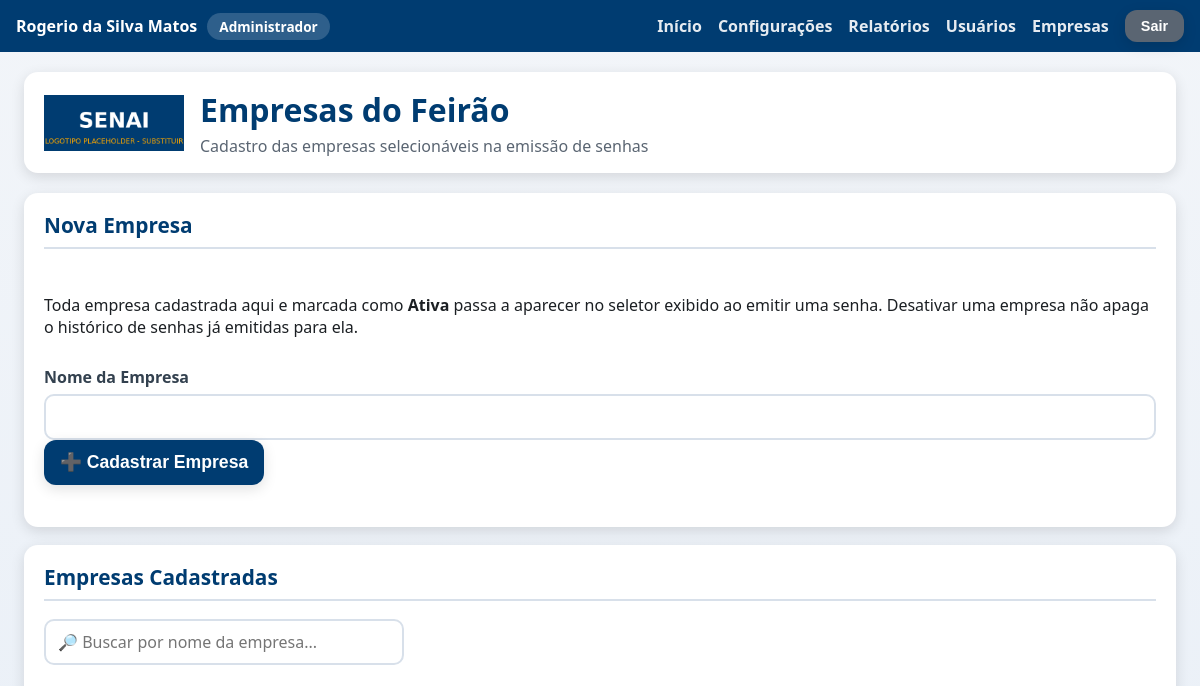
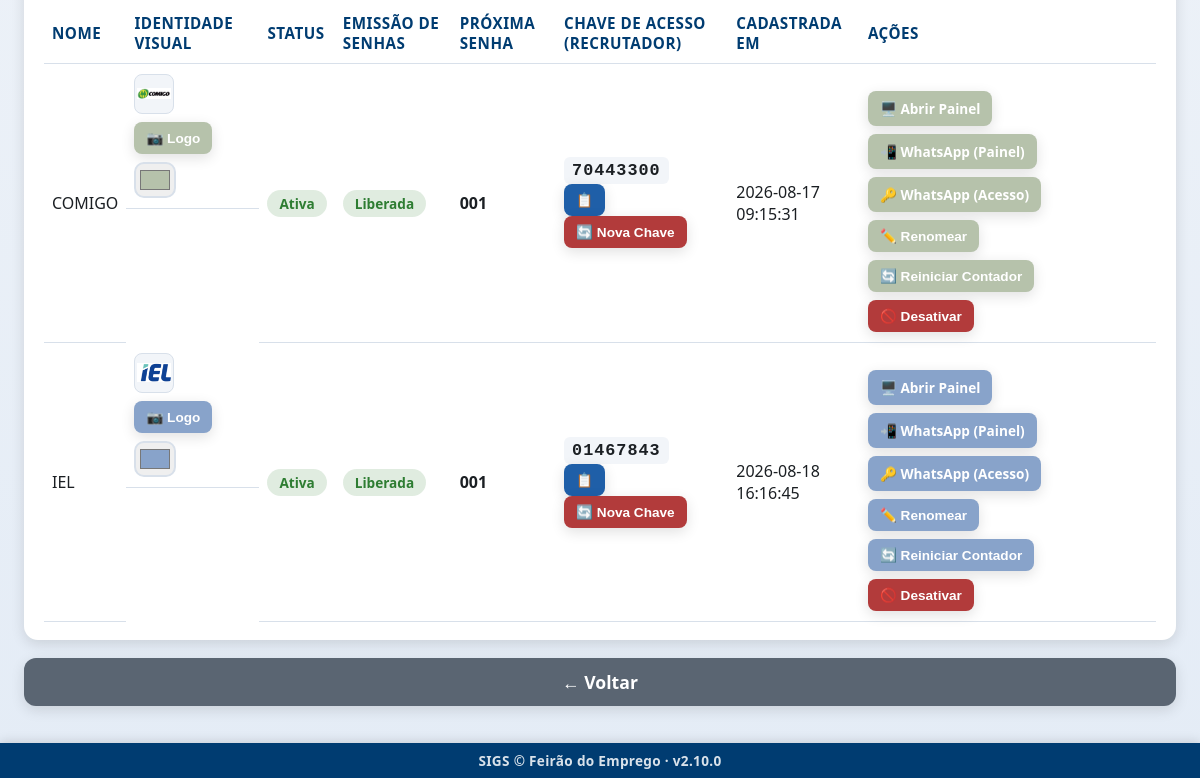
The app's page /admin/empresas (signed in), older data (2 pictures, top to bottom).
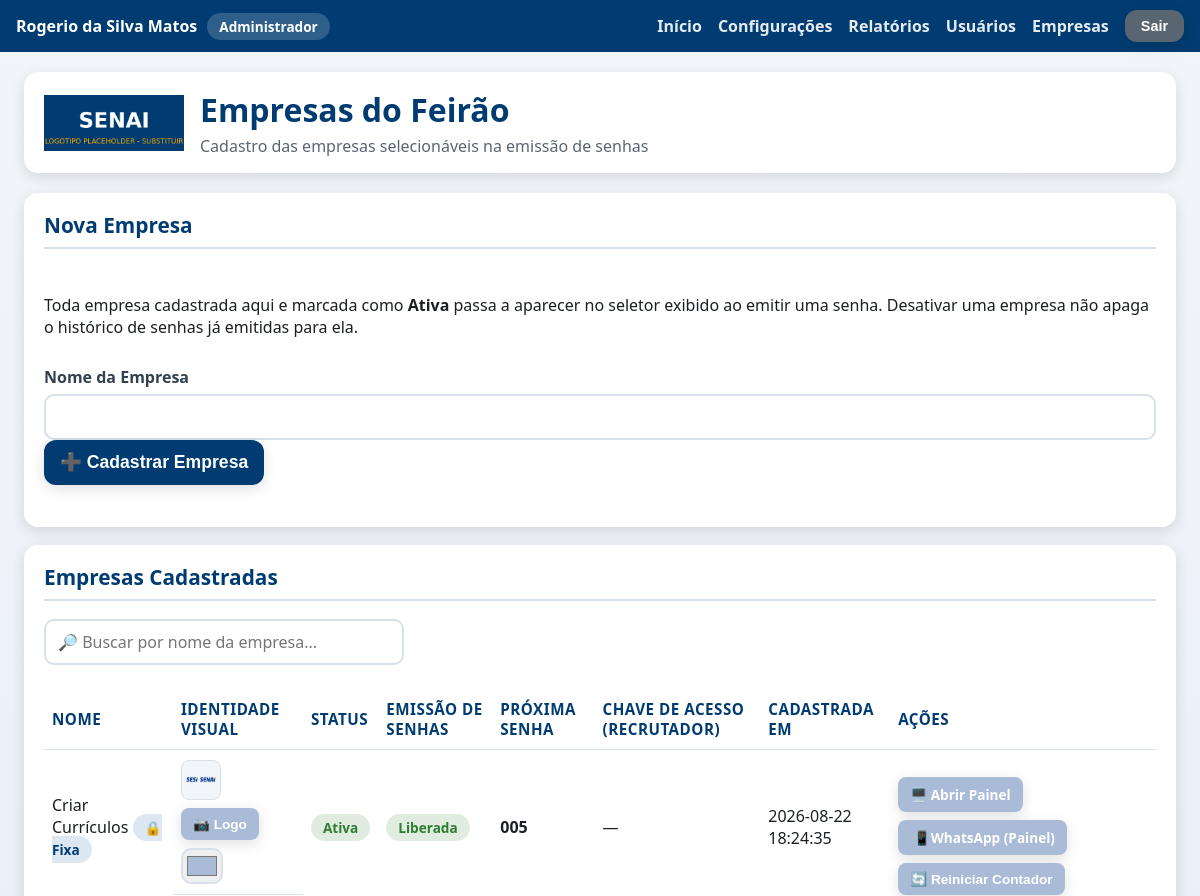
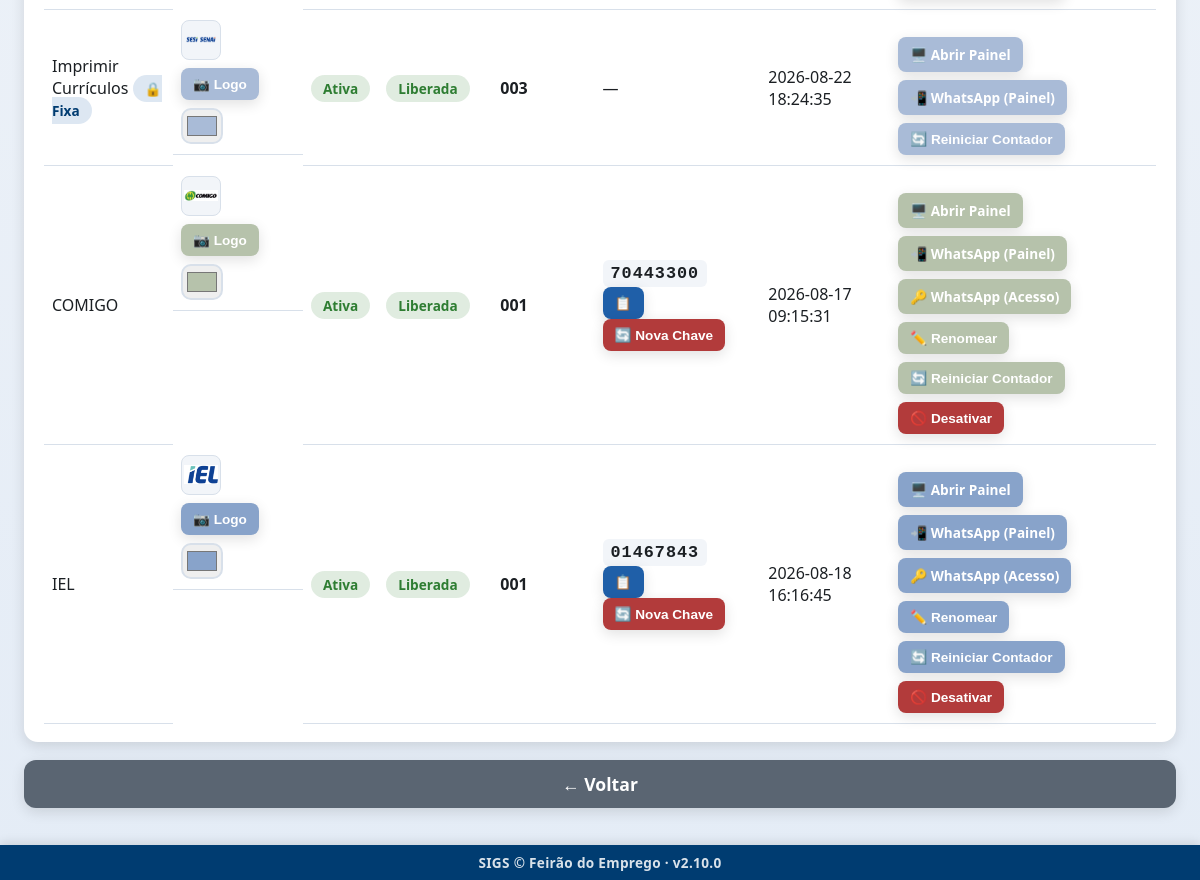
The same page, newer data (2 pictures, top to bottom).
### tables this page shows
CREATE TABLE usuarios (
            id INTEGER PRIMARY KEY AUTOINCREMENT,
            nome_completo TEXT NOT NULL,
            login TEXT NOT NULL UNIQUE,
            senha_hash TEXT NOT NULL,
            perfil TEXT NOT NULL DEFAULT 'atendente',
            ativo INTEGER NOT NULL DEFAULT 1,
            data_criacao TEXT NOT NULL,
            ultimo_login TEXT
        , empresa_id INTEGER REFERENCES empresas (id), provisionado_por_chave INTEGER NOT NULL DEFAULT 0);

CREATE TABLE empresas (
                id INTEGER PRIMARY KEY AUTOINCREMENT,
                nome TEXT NOT NULL UNIQUE,
                ativa INTEGER NOT NULL DEFAULT 1,
                data_criacao TEXT NOT NULL
            , logo_path TEXT, cor_principal TEXT, contador_atual INTEGER NOT NULL DEFAULT 0, emissao_bloqueada_em TEXT, chave_acesso TEXT, fixa INTEGER NOT NULL DEFAULT 0);

CREATE TABLE configuracoes (
                    chave TEXT PRIMARY KEY,
                    valor TEXT NOT NULL
                );

### app.py (the view)
@app.route("/admin/empresas")
@auth.login_required
@auth.admin_required
def empresas_tela():
    empresas = database.listar_empresas()
    return render_template(
        "empresas.html",
        config=config_manager.obter_todas(),
        empresas=empresas,
    )

### app.py (called while the page is built)
@app.context_processor
def injetar_usuario_logado():
    usuario_sessao = auth.usuario_logado()
    identidade_empresa = None
    if usuario_sessao and usuario_sessao.get("perfil") == PerfilUsuario.RECRUTADOR:
        empresa_id = usuario_sessao.get("empresa_id")
        if empresa_id:
            empresa = database.obter_empresa_por_id(empresa_id)
            if empresa and (empresa.logo_path or empresa.cor_principal):
                identidade_empresa = {"logo_path": empresa.logo_path, "cor": empresa.cor_principal}
    return {
        "usuario_logado": usuario_sessao,
        "eh_admin": auth.eh_admin(),
        "sigs_versao": SIGS_VERSAO,
        "identidade_empresa": identidade_empresa,
    }

### auth.py (called while the page is built)
def usuario_logado() -> Optional[dict]:
    usuario_id = session.get(CHAVE_SESSAO_USUARIO_ID)
    if usuario_id is None:
        return None
    return {
        "id": usuario_id,
        "nome_completo": session.get(CHAVE_SESSAO_NOME),
        "login": session.get(CHAVE_SESSAO_LOGIN),
        "perfil": session.get(CHAVE_SESSAO_PERFIL),
        "guiche": session.get(CHAVE_SESSAO_GUICHE),
        "empresa_id": session.get(CHAVE_SESSAO_EMPRESA_ID),
        "empresa_nome": session.get(CHAVE_SESSAO_EMPRESA_NOME),
    }

def eh_admin() -> bool:
    return session.get(CHAVE_SESSAO_PERFIL) == PerfilUsuario.ADMIN

def admin_required(funcao_view):
    @wraps(funcao_view)
    def wrapper(*args, **kwargs):
        if not eh_admin():
            if _requisicao_eh_api():
                return jsonify({"sucesso": False, "erro": "Acesso restrito a administradores."}), 403
            flash("Esta área é restrita a administradores.", "erro")
            return redirect(url_for("index"))
        return funcao_view(*args, **kwargs)
    return wrapper

### config.py (called while the page is built)
    def _conectar(self) -> sqlite3.Connection:
        conexao = sqlite3.connect(str(DATABASE_PATH), timeout=10, check_same_thread=False)
        conexao.row_factory = sqlite3.Row
        return conexao

### database.py (called while the page is built)
@contextmanager
def get_connection() -> Generator[sqlite3.Connection, None, None]:
    conexao = sqlite3.connect(str(DATABASE_PATH), timeout=10, check_same_thread=False)
    conexao.row_factory = sqlite3.Row
    conexao.execute("PRAGMA journal_mode = WAL")
    conexao.execute("PRAGMA foreign_keys = ON")
    try:
        yield conexao
    finally:
        conexao.close()

### models.py (called while the page is built)
    def to_dict(self) -> dict:
        return asdict(self)

### templates/empresas.html (shortened to what this page needs)
{% extends "layout.html" %}
{% block conteudo %}
<div class="pagina pagina-empresas">
    <header class="cabecalho">
        <img class="logo" src="{{ url_for('static', filename='img/logo.png') }}" alt="Logo SENAI">
        <div class="titulo-evento">
            <h1>Empresas do Feirão</h1>
            <p>Cadastro das empresas selecionáveis na emissão de senhas</p>
        </div>
    </header>
    <main class="conteudo-principal">
        <section class="card card-formulario">
            <h2>Nova Empresa</h2>
            <p>
                Toda empresa cadastrada aqui e marcada como <strong>Ativa</strong>
                passa a aparecer no seletor exibido ao emitir uma senha.
                Desativar uma empresa não apaga o histórico de senhas já
                emitidas para ela.
            </p>
            <form id="form-nova-empresa">
                <div class="campos-identificacao">
                    <label>
                        Nome da Empresa
                        <input type="text" id="nova-empresa-nome" required>
                    </label>
                </div>
                <button type="submit" class="botao botao-primario">➕ Cadastrar Empresa</button>
                <div id="nova-empresa-mensagem" class="mensagem-status"></div>
            </form>
        </section>
        <section class="card">
            <h2>Empresas Cadastradas</h2>
            <input type="text" id="busca-empresas" class="campo-busca-tabela"
                   placeholder="🔎 Buscar por nome da empresa...">
            <table class="tabela-fila">
                <thead>
                    <tr>
                        <th>Nome</th>
                        <th>Identidade Visual</th>
                        <th>Status</th>
                        <th>Emissão de Senhas</th>
                        <th>Próxima Senha</th>
                        <th>Chave de Acesso (Recrutador)</th>
                        <th>Cadastrada em</th>
                        <th>Ações</th>
                    </tr>
                </thead>
                <tbody id="empresas-corpo">
                    {% for empresa in empresas %}
                    <tr data-empresa-id="{{ empresa.id }}" style="--cor-empresa: {{ empresa.cor_principal or 'var(--cor-principal-clara)' }};">
                        <td class="celula-nome-empresa">
                            {{ empresa.nome }}
                            {% if empresa.fixa %}
                            <span class="badge-fixa" title="Opção fixa do sistema — sempre disponível para o Emissor, não pode ser renomeada nem desativada.">
                                🔒 Fixa
                            </span>
                            {% endif %}
                        </td>
                        <td class="identidade-visual-empresa">
                            <img class="logo-empresa-preview"
                                 id="logo-preview-{{ empresa.id }}"
                                 src="{% if empresa.logo_path %}{{ url_for('static', filename=empresa.logo_path) }}{% else %}{{ url_for('static', filename='img/logo.png') }}{% endif %}"
                                 alt="Logo {{ empresa.nome }}">
                            <button type="button" class="botao botao-secundario botao-acao-pequeno btn-upload-logo"
                                    data-target="logo-input-{{ empresa.id }}">
                                📷 Logo
                            </button>
                            <input type="color" class="input-cor-empresa" data-empresa-id="{{ empresa.id }}"
                                   value="{{ empresa.cor_principal or '#003C71' }}" title="Cor da empresa">
                        </td>
                        <td>
                            <span class="status-badge-{{ 'ativo' if empresa.ativa else 'inativo' }}">
                                {{ 'Ativa' if empresa.ativa else 'Inativa' }}
                            </span>
                        </td>
                        <td class="celula-atendimento-empresa" id="atendimento-empresa-{{ empresa.id }}">
                            {% if empresa.emissao_bloqueada_em %}
                            <span class="status-badge-inativo">🚫 Bloqueada ({{ empresa.emissao_bloqueada_em }})</span>
                            <button class="botao botao-primario botao-acao-pequeno btn-reativar-emissao-empresa"
                                    data-empresa-id="{{ empresa.id }}" data-empresa-nome="{{ empresa.nome }}">
                                🔓 Reativar
                            </button>
                            {% else %}
                            <span class="status-badge-ativo">Liberada</span>
                            {% endif %}
                        </td>
                        <td class="celula-proxima-senha" id="proxima-senha-{{ empresa.id }}">
                            {{ '%03d' | format(empresa.contador_atual + 1) }}
                        </td>
                        <td class="celula-chave-empresa">
                            {% if empresa.fixa %}
                            <span title="Não se aplica: esta opção não tem recrutador.">—</span>
                            {% else %}
                            <code id="chave-empresa-{{ empresa.id }}">{{ empresa.chave_acesso }}</code>
                            <button type="button" class="botao botao-secundario botao-acao-pequeno btn-copiar-chave-empresa"
                                    data-empresa-id="{{ empresa.id }}" title="Copiar chave">
                                📋
                            </button>
                            <button type="button" class="botao botao-alerta botao-acao-pequeno btn-regenerar-chave-empresa"
                                    data-empresa-id="{{ empresa.id }}" data-empresa-nome="{{ empresa.nome }}" title="Gerar uma nova chave (invalida a atual)">
                                🔄 Nova Chave
                            </button>
                            {% endif %}
                        </td>
                        <td>{{ empresa.data_criacao }}</td>
                        <td class="acoes-usuario">
                            <a class="botao botao-secundario botao-acao-pequeno"
                               href="{{ url_for('painel_empresa', empresa_id=empresa.id) }}" target="_blank">
                                🖥️ Abrir Painel
                            </a>
                            <a class="botao botao-secundario botao-acao-pequeno"
                               href="https://wa.me/?text={{ ('Painel de Chamadas — ' + empresa.nome + ': ' + url_for('painel_empresa', empresa_id=empresa.id, _external=True)) | urlencode }}"
                               target="_blank" rel="noopener">
                                📲 WhatsApp (Painel)
                            </a>
                            {% if not empresa.fixa %}
                            <a class="botao botao-secundario botao-acao-pequeno"
                               href="https://wa.me/?text={{ ('Acesso ao sistema de senhas — ' + empresa.nome + ': entre em ' + url_for('empresa_login_tela', empresa_id=empresa.id, _external=True) + ' e use a chave ' + (empresa.chave_acesso or '')) | urlencode }}"
                               target="_blank" rel="noopener">
                                🔑 WhatsApp (Acesso)
                            </a>
                            <button class="botao botao-secundario botao-acao-pequeno btn-renomear-empresa" data-empresa-id="{{ empresa.id }}" data-empresa-nome="{{ empresa.nome }}">
                                ✏️ Renomear
                            </button>
                            {% endif %}
                            <button class="botao botao-secundario botao-acao-pequeno btn-reiniciar-contador-empresa"
                                    data-empresa-id="{{ empresa.id }}" data-empresa-nome="{{ empresa.nome }}">
                                🔄 Reiniciar Contador
                            </button>
                            {% if not empresa.fixa %}
                            <button class="botao {{ 'botao-alerta' if empresa.ativa else 'botao-primario' }} botao-acao-pequeno btn-toggle-status-empresa"
                                    data-empresa-id="{{ empresa.id }}" data-ativa="{{ empresa.ativa | lower }}">
                                {{ '🚫 Desativar' if empresa.ativa else '✅ Ativar' }}
                            </button>
                            {% endif %}
                        </td>
                    </tr>
                    {% else %}
                    <tr><td colspan="8">Nenhuma empresa cadastrada ainda.</td></tr>
                    {% endfor %}
                </tbody>
            </table>
        </section>
        <a href="{{ url_for('index') }}" class="botao botao-terciario">← Voltar</a>
    </main>
</div>
{% endblock %}

### templates/layout.html (shortened to what this page needs)
<!DOCTYPE html>
<html lang="pt-BR">
<head>
    <link rel="stylesheet" href="{{ url_for('static', filename='css/style.css') }}">
</head>
<body>
    {% if usuario_logado %}
    <div class="barra-usuario">
        <span class="barra-usuario-info">
            {{ usuario_logado.nome_completo }}
            <span class="barra-usuario-perfil">
                {% if eh_admin %}Administrador
                {% elif usuario_logado.perfil == 'emissor' %}Emissor de Senhas
                {% elif usuario_logado.perfil == 'recrutador' %}Recrutador{% if usuario_logado.empresa_nome %} — {{ usuario_logado.empresa_nome }}{% endif %}
                {% else %}Atendente
                {% endif %}
            </span>
        </span>
        <span class="barra-usuario-acoes">
            <a href="{{ url_for('index') }}">Início</a>
            {% if eh_admin %}
                <a href="{{ url_for('configuracoes_tela') }}">Configurações</a>
                <a href="{{ url_for('relatorios_tela') }}">Relatórios</a>
                <a href="{{ url_for('usuarios_tela') }}">Usuários</a>
                <a href="{{ url_for('empresas_tela') }}">Empresas</a>
            {% elif usuario_logado.perfil == 'recrutador' %}
                <!-- Recrutador também acessa Relatórios (somente da própria
                     empresa — ver auth.admin_ou_recrutador_required e
                     relatorios_tela em app.py), mas não os demais itens do
                     menu administrativo. -->
                <a href="{{ url_for('relatorios_tela') }}">Relatórios</a>
            {% endif %}
            <form method="POST" action="{{ url_for('logout_tela') }}" class="form-logout">
                <button type="submit" class="botao botao-terciario botao-sair">Sair</button>
            </form>
        </span>
    </div>
    {% endif %}
    {% block conteudo %}{% endblock %}
    {% if request.endpoint != 'painel' %}
    <footer class="rodape-sigs">
        SIGS &copy; {{ config.nome_evento if config else 'SENAI' }} &middot; v{{ sigs_versao }}
    </footer>
    {% endif %}
</body>
</html>

Row changes from the older to the newer data that the page shows:
added empresas: nome "Criar Currículos", fixa "🔒 Fixa", logo_path (picture), cor_principal "#a9bbd7", ativa "Ativa", empresa.contador_atual+1 "005", data_criacao "2026-08-22 18:24:35"
added empresas: nome "Imprimir Currículos", fixa "🔒 Fixa", logo_path (picture), cor_principal "#a9bbd7", ativa "Ativa", empresa.contador_atual+1 "003", data_criacao "2026-08-22 18:24:35"
